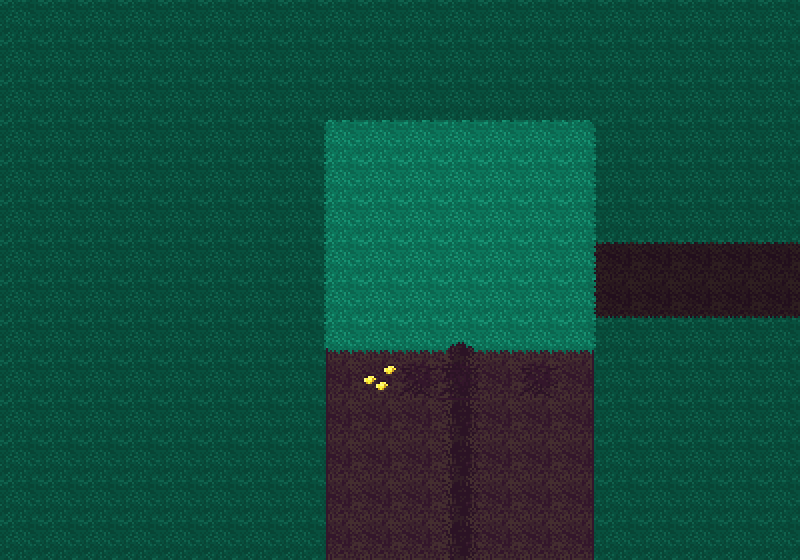

A 2D game scene composited from a Tiled map and its tileset images. What follows is a short description and the map's XML, with every tile layer's data as written:
An orthogonal 20x14 tile map with 40x40 px tiles, 6 tile layers (Tile Layer 2, Tile Layer 3, Tile Layer 6, Tile Layer 4, ...) and 12 objects (2x transition, slidearea, npc, spawn, sidedoor).

<map version="1.11" tiledversion="1.11.2" orientation="orthogonal" renderorder="right-down" width="20" height="14" tilewidth="40" tileheight="40" infinite="0" nextlayerid="13" nextobjectid="13">
 <editorsettings>
  <export target="strangeroom.lua" format="lua" />
 </editorsettings>
 <properties>
  <property name="music" value="evilnoises" />
 </properties>
 <tileset firstgid="1" source="../../tilesets/Tilesetthingy.tsx" />
 <layer id="8" name="Tile Layer 2" width="20" height="14">
  <data encoding="csv">
26,26,26,26,26,26,26,26,26,26,26,26,26,26,26,26,26,26,26,26,
26,26,26,26,26,26,26,26,26,26,26,26,26,26,26,26,26,26,26,26,
26,26,26,26,26,26,26,26,26,26,26,26,26,26,26,26,26,26,26,26,
26,26,26,26,26,26,26,26,26,26,26,26,26,26,26,26,26,26,26,26,
26,26,26,26,26,26,26,26,26,26,26,26,26,26,26,26,26,26,26,26,
26,26,26,26,26,26,26,26,26,26,26,26,26,26,26,26,26,26,26,26,
26,26,26,26,26,26,26,26,26,26,26,26,26,26,13,13,13,13,13,13,
26,26,26,26,26,26,26,26,26,26,26,26,26,26,13,13,13,13,13,13,
26,26,26,26,26,26,26,26,26,26,26,26,26,26,26,26,26,26,26,26,
26,26,26,26,26,26,26,26,26,26,26,26,26,26,26,26,26,26,26,26,
26,26,26,26,26,26,26,26,26,26,26,26,26,26,26,26,26,26,26,26,
26,26,26,26,26,26,26,26,26,26,26,26,26,26,26,26,26,26,26,26,
26,26,26,26,26,26,26,26,26,26,26,26,26,26,26,26,26,26,26,26,
26,26,26,26,26,26,26,26,26,26,26,26,26,26,26,26,26,26,26,26
</data>
 </layer>
 <layer id="9" name="Tile Layer 3" width="20" height="14">
  <data encoding="csv">
0,0,0,0,0,0,0,0,0,0,0,0,0,0,0,0,0,0,0,0,
0,0,0,0,0,0,0,0,0,0,0,0,0,0,0,0,0,0,0,0,
0,0,0,0,0,0,0,0,0,0,0,0,0,0,0,0,0,0,0,0,
0,0,0,0,0,0,0,0,0,0,0,0,0,0,0,0,0,0,0,0,
0,0,0,0,0,0,0,0,0,0,0,0,0,0,0,0,0,0,0,0,
0,0,0,0,0,0,0,0,0,0,0,0,0,0,0,0,0,0,0,0,
0,0,0,0,0,0,0,0,0,0,0,0,0,0,42,42,42,42,42,42,
0,0,0,0,0,0,0,0,0,0,0,0,0,0,58,58,58,58,58,58,
0,0,0,0,0,0,0,0,0,0,0,0,0,0,0,0,0,0,0,0,
0,0,0,0,0,0,0,0,0,0,0,0,0,0,0,0,0,0,0,0,
0,0,0,0,0,0,0,0,0,0,0,0,0,0,0,0,0,0,0,0,
0,0,0,0,0,0,0,0,0,0,0,0,0,0,0,0,0,0,0,0,
0,0,0,0,0,0,0,0,0,0,0,0,0,0,0,0,0,0,0,0,
0,0,0,0,0,0,0,0,0,0,0,0,0,0,0,0,0,0,0,0
</data>
 </layer>
 <layer id="12" name="Tile Layer 6" width="20" height="14">
  <data encoding="csv">
47,47,47,47,47,47,47,47,47,47,47,47,47,47,47,47,47,47,47,47,
47,47,47,47,47,47,47,47,47,47,47,47,47,47,47,47,47,47,47,47,
47,47,47,47,47,47,47,47,47,47,47,47,47,47,47,47,47,47,47,47,
47,47,47,47,47,47,47,47,47,47,47,47,47,47,47,47,47,47,47,47,
47,47,47,47,47,47,47,47,47,47,47,47,47,47,47,47,47,47,47,47,
47,47,47,47,47,47,47,47,47,47,47,47,47,47,47,47,47,47,47,47,
47,47,47,47,47,47,47,47,47,47,47,47,47,47,47,47,47,47,47,47,
47,47,47,47,47,47,47,47,47,47,47,47,47,47,47,47,47,47,47,47,
47,47,47,47,47,47,47,47,47,47,47,47,47,47,47,47,47,47,47,47,
47,47,47,47,47,47,47,47,47,47,47,47,47,47,47,47,47,47,47,47,
47,47,47,47,47,47,47,47,47,47,47,47,47,47,47,47,47,47,47,47,
47,47,47,47,47,47,47,47,47,47,47,47,47,47,47,47,47,47,47,47,
47,47,47,47,47,47,47,47,47,47,47,47,47,47,47,47,47,47,47,47,
47,47,47,47,47,47,47,47,47,47,47,47,47,47,47,47,47,47,47,47
</data>
 </layer>
 <layer id="10" name="Tile Layer 4" width="20" height="14" opacity="0.2" parallaxy="0.7">
  <data encoding="csv">
8,8,8,8,8,8,8,8,8,8,8,8,8,8,8,8,8,8,8,8,
8,8,8,8,8,8,8,8,8,8,8,8,8,8,8,8,8,8,8,8,
8,8,8,8,8,8,8,8,8,8,8,8,8,8,8,8,8,8,8,8,
8,8,8,8,8,8,8,8,8,8,8,8,8,8,8,8,8,8,8,8,
8,8,8,8,8,8,8,8,8,8,8,8,8,8,8,8,8,8,8,8,
8,8,8,8,8,8,8,8,8,8,8,8,8,8,8,8,8,8,8,8,
8,8,8,8,8,8,8,8,8,8,8,8,8,8,8,8,8,8,8,8,
8,8,8,8,8,8,8,8,8,8,8,8,8,8,8,8,8,8,8,8,
8,8,8,8,8,8,8,8,8,8,8,8,8,8,8,8,8,8,8,8,
8,8,8,8,8,8,8,8,8,8,8,8,8,8,8,8,8,8,8,8,
8,8,8,8,8,8,8,8,8,8,8,8,8,8,8,8,8,8,8,8,
8,8,8,8,8,8,8,8,8,8,8,8,8,8,8,8,8,8,8,8,
8,8,8,8,8,8,8,8,8,8,8,8,8,8,8,8,8,8,8,8,
8,8,8,8,8,8,8,8,8,8,8,8,8,8,8,8,8,8,8,8
</data>
 </layer>
 <layer id="1" name="Tile Layer 1" width="20" height="14">
  <data encoding="csv">
0,0,0,0,0,0,0,0,0,0,0,0,0,0,0,0,0,0,0,0,
0,0,0,0,0,0,0,0,0,0,0,0,0,0,0,0,0,0,0,0,
0,0,0,0,0,0,0,0,0,0,0,0,0,0,0,0,0,0,0,0,
0,0,0,0,0,0,0,0,17,18,18,18,18,18,19,0,0,0,0,0,
0,0,0,0,0,0,0,0,25,26,26,26,26,26,27,0,0,0,0,0,
0,0,0,0,0,0,0,0,25,26,26,26,26,26,27,0,0,0,0,0,
0,0,0,0,0,0,0,0,25,26,26,26,26,26,27,0,0,0,0,0,
0,0,0,0,0,0,0,0,25,26,26,26,26,26,27,0,0,0,0,0,
0,0,0,0,0,0,0,0,33,34,34,7,34,34,35,0,0,0,0,0,
0,0,0,0,0,0,0,0,9,10,10,28,10,10,11,0,0,0,0,0,
0,0,0,0,0,0,0,0,9,10,10,29,10,10,11,0,0,0,0,0,
0,0,0,0,0,0,0,0,9,10,10,29,10,10,11,0,0,0,0,0,
0,0,0,0,0,0,0,0,9,10,10,29,10,10,11,0,0,0,0,0,
0,0,0,0,0,0,0,0,9,10,10,29,10,10,11,0,0,0,0,0
</data>
 </layer>
 <layer id="11" name="Tile Layer 5" width="20" height="14">
  <data encoding="csv">
0,0,0,0,0,0,0,0,0,0,0,0,0,0,0,0,0,0,0,0,
0,0,0,0,0,0,0,0,0,0,0,0,0,0,0,0,0,0,0,0,
0,0,0,0,0,0,0,0,0,0,0,0,0,0,0,0,0,0,0,0,
0,0,0,0,0,0,0,0,0,0,0,0,0,0,0,0,0,0,0,0,
0,0,0,0,0,0,0,0,0,0,0,0,0,0,0,0,0,0,0,0,
0,0,0,0,0,0,0,0,0,0,0,0,0,0,0,0,0,0,0,0,
0,0,0,0,0,0,0,0,0,0,0,0,0,0,0,0,0,0,0,0,
0,0,0,0,0,0,0,0,0,0,0,0,0,0,0,0,0,0,0,0,
0,0,0,0,0,0,0,0,0,0,0,0,0,0,0,0,0,0,0,0,
0,0,0,0,0,0,0,0,0,23,39,39,0,39,0,0,0,0,0,0,
0,0,0,0,0,0,0,0,0,0,0,0,0,0,0,0,0,0,0,0,
0,0,0,0,0,0,0,0,0,0,0,0,0,0,0,0,0,0,0,0,
0,0,0,0,0,0,0,0,0,0,0,0,0,0,0,0,0,0,0,0,
0,0,0,0,0,0,0,0,0,0,0,0,0,0,0,0,0,0,0,0
</data>
 </layer>
 <objectgroup color="#0000ff" id="2" name="collision">
  <object id="1" x="480" y="352" width="120" height="208" />
  <object id="2" x="600" y="320" width="200" height="80" />
  <object id="3" x="600" y="120" width="200" height="120" />
  <object id="4" x="280" y="80" width="400" height="40" />
  <object id="5" x="280" y="120" width="40" height="280" />
  <object id="6" x="320" y="351" width="120" height="209" />
 </objectgroup>
 <objectgroup color="#ff0000" id="3" name="paths" />
 <objectgroup color="#ff00ff" id="4" name="objects">
  <object id="7" name="slidearea" x="440" y="352" width="40" height="208" />
  <object id="8" name="transition" x="400" y="520" width="120" height="40">
   <properties>
    <property name="map" value="floor1/groundarea" />
    <property name="marker" value="slidearea" />
   </properties>
  </object>
  <object id="11" name="transition" x="760" y="240" width="40" height="80">
   <properties>
    <property name="map" value="floor1/roomloop" />
    <property name="marker" value="Exit" />
   </properties>
  </object>
  <object id="12" name="npc" x="560" y="160">
   <properties>
    <property name="actor" value="basicnpc" />
    <property name="text1">* Oh, buzz buzz!
* Oh, BUZZ! BUZZ!</property>
    <property name="text2" value="* I buzz my heart out to you fools!" />
   </properties>
   <point />
  </object>
 </objectgroup>
 <objectgroup color="#00c000" id="5" name="controllers" />
 <objectgroup color="#7f00ff" id="6" name="markers">
  <object id="9" name="spawn" x="440" y="240">
   <point />
  </object>
  <object id="10" name="sidedoor" x="720" y="280">
   <point />
  </object>
 </objectgroup>
 <objectgroup color="#00ff00" id="7" name="battleareas" />
</map>
